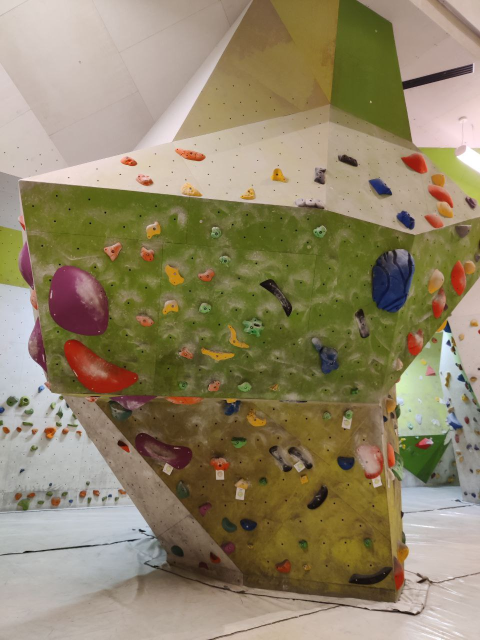
#> input picture Media/1_image_boulder.jpg, 960 x 1280 px (shown at 1/2 size); its folder holds only this picture in this run
$ python -i utils.py   (imports and definitions only)
#> lines starting #> are read from the running program, lines starting #| are printed output that depends on the picture; after the words box and inside, x2 and y2 are one past the last pixel; in counts of white or black regions, pixels touching at a corner belong together
#> further down, picture is the input picture: shape (1280, 960, 3); mean B, G, R 103.7, 132.5, 144.2
import cv2
from matplotlib import pyplot as plt
import os
import numpy as np

# Variabili globali
ix, iy = -1, -1
x1, y1 = -1, -1
drawing = False

# Function to draw the rectangle
# [38 lines left out: functions draw_rectangle, crop_image, display, not called in this run]

# Function to save the image
def save(filename, images):
    for i, image in enumerate(images):
        if not os.path.exists("assets/tests"):
            os.makedirs("assets/tests")
        path = "assets/tests/{}_{}.jpg".format(filename, i)
        cv2.imwrite(path, image)


# Function to find countours
def find_countour(img):
    orig_img = img.copy()
    imgray = cv2.cvtColor(img, cv2.COLOR_BGR2GRAY)
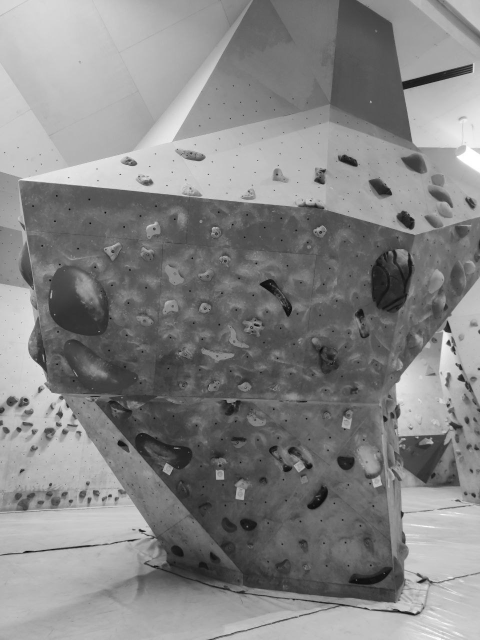
#> imgray: shape (1280, 960) (shown at 1/2 size); min 3, max 255, mean 132.7
    imgray_blur = cv2.GaussianBlur(imgray,(3,3),0)


    thresh, img_bw_33 = cv2.threshold(imgray, 128, 255, cv2.THRESH_BINARY | cv2.THRESH_OTSU)
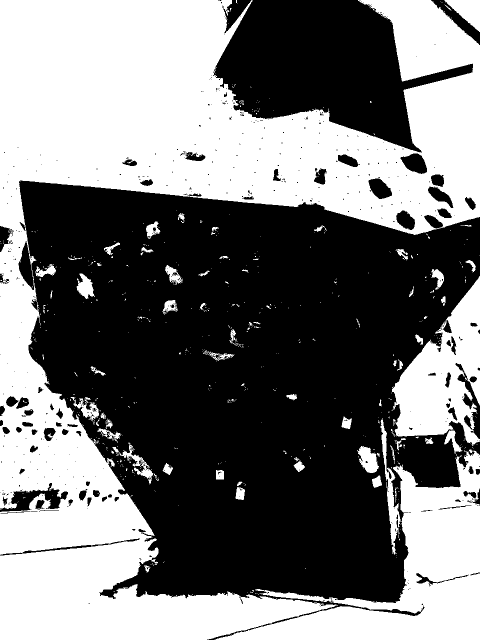
#> img_bw_33: shape (1280, 960) (shown at 1/2 size); 46.6% white; 635 white regions (558 under 20 px)
#> thresh = 135
    save("thresh", [img_bw_33])
#> the loop in save, `for i, image in enumerate(images):` made 1 pass
#> path on pass 1: 'assets/tests/thresh_0.jpg'

    _, thresh = cv2.threshold(img_bw_33, 127, 255, 0)
    contours, _ = cv2.findContours(thresh, cv2.RETR_TREE, cv2.CHAIN_APPROX_SIMPLE)
#> contours = 1397 contours, 1251 with area under 20; largest, box (x1, y1, x2, y2) and area: (0, 0, 960, 1280) 531231, (783, 552, 960, 892) 32024, (761, 836, 801, 1110) 2424, (888, 0, 960, 64) 2292, (36, 481, 69, 581) 1606

    filtered_contours = []

    for contour in contours:
        area = cv2.contourArea(contour)

        if area > 50 and area < 200:
            filtered_contours.append(contour)
#> this loop made 1397 passes
#> area on passes 13, 48, 49: 73.5, 21, 347.5
#> after the loop, filtered_contours = 57 contours; largest, box (x1, y1, x2, y2) and area: (47, 817, 68, 833) 190, (43, 843, 67, 855) 183, (876, 1010, 944, 1020) 177, (185, 979, 201, 995) 176, (791, 498, 816, 519) 176

    result_img = img.copy()
    cv2.drawContours(result_img, filtered_contours, -1, (0,0,255), 2)
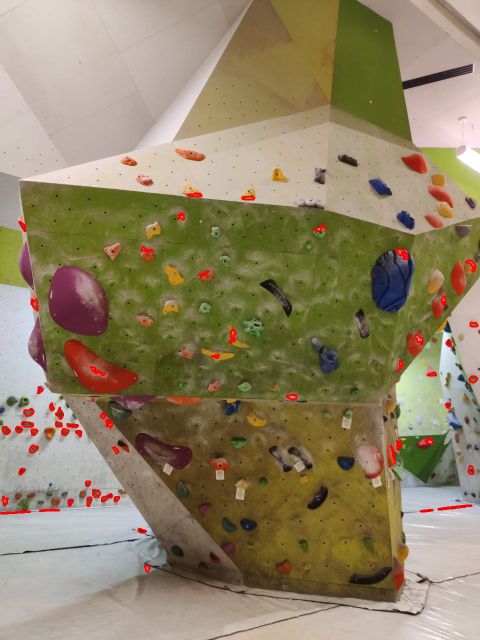
#> result_img: shape (1280, 960, 3) (shown at 1/2 size); 0.8% of pixels changed, all inside (x1, y1, x2, y2) = (0, 385, 957, 1146)
    return result_img, filtered_contours


# [92 lines left out: functions find_holds, find_route, resize_img, not called in this run]

>>> import cv2
>>> picture = cv2.imread('Media/1_image_boulder.jpg')
>>> result = find_countour(picture)

$ run again, on Media/2_image_lead.jpg
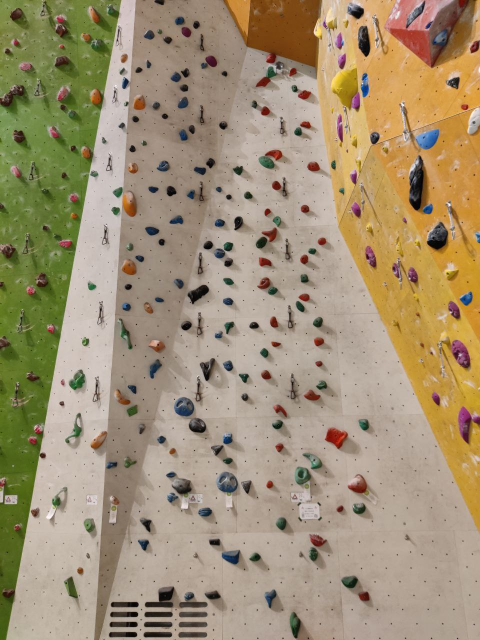
#> input picture Media/2_image_lead.jpg, 960 x 1280 px (shown at 1/2 size)
#> picture is the input picture: shape (1280, 960, 3); mean B, G, R 115.8, 144.8, 161
#> in find_countour, `thresh, img_bw_33 = cv2.threshold(imgray, 128, 255, cv2.THRESH_BINARY ..`:
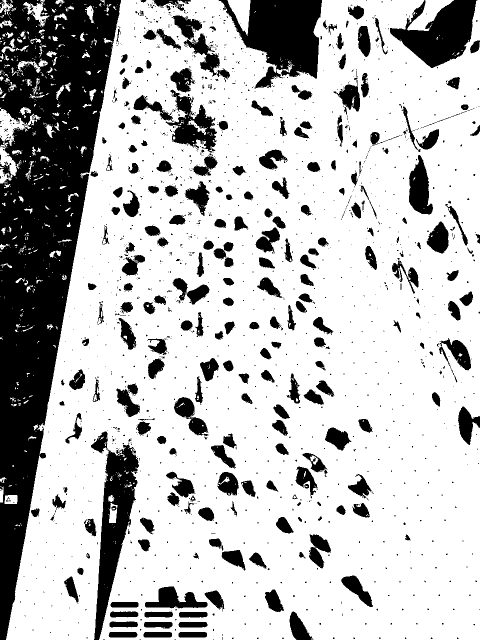
#> img_bw_33: shape (1280, 960) (shown at 1/2 size); 74% white; 1835 black regions (1568 under 20 px)
#> thresh = 128
#> the loop in save, `for i, image in enumerate(images):` made 1 pass
#> path on pass 1: 'assets/tests/thresh_0.jpg'
#> contours = 3212 contours, 2822 with area under 20; largest, box (x1, y1, x2, y2) and area: (12, 0, 960, 1280) 1005249, (330, 178, 435, 312) 6184, (345, 30, 441, 154) 3807, (817, 309, 867, 430) 3730, (0, 215, 82, 367) 3258
#> the loop in find_countour, `for contour in contours:` made 3212 passes
#> area on passes 21, 22, 25: 468, 89.5, 97.5
#> after the loop in find_countour, `for contour in contours:`: filtered_contours = 96 contours; largest, box (x1, y1, x2, y2) and area: (175, 565, 194, 581) 190, (257, 289, 275, 306) 186, (211, 309, 226, 343) 184, (90, 249, 111, 276) 181, (269, 133, 288, 148) 180
#> in find_countour, `cv2.drawContours(result_img, filtered_contours, -1, (0,0,255), 2)`:
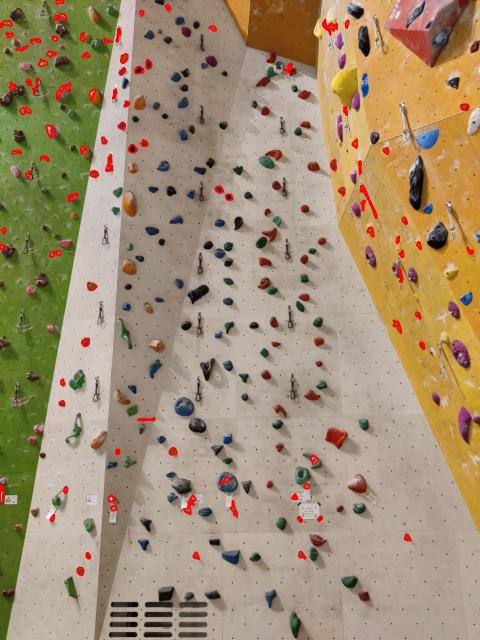
#> result_img: shape (1280, 960, 3) (shown at 1/2 size); 1.31% of pixels changed, all inside (x1, y1, x2, y2) = (0, 0, 948, 1152)

$ run again, on Media/img_lead_1_crop.jpg
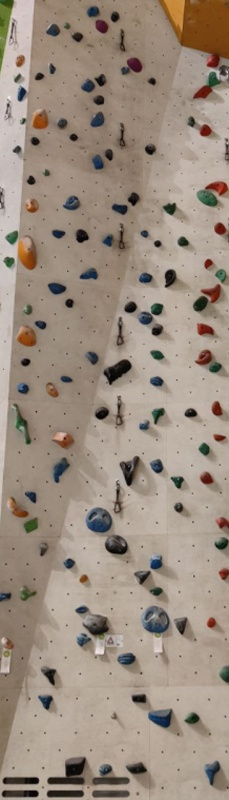
#> input picture Media/img_lead_1_crop.jpg, 229 x 800 px
#> picture is the input picture: shape (800, 229, 3); mean B, G, R 127.7, 141.3, 156
#> in find_countour, `thresh, img_bw_33 = cv2.threshold(imgray, 128, 255, cv2.THRESH_BINARY ..`:
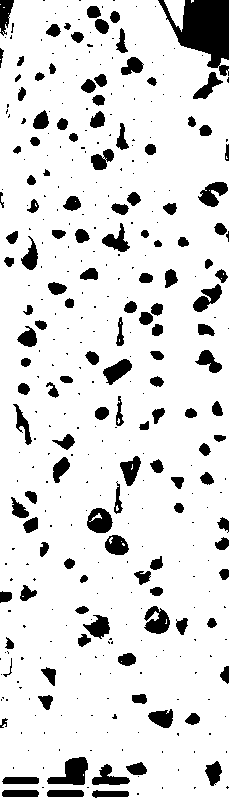
#> img_bw_33: shape (800, 229); 87.1% white; 391 black regions (256 under 20 px)
#> thresh = 110
#> the loop in save, `for i, image in enumerate(images):` made 1 pass
#> path on pass 1: 'assets/tests/thresh_0.jpg'
#> contours = 413 contours, 282 with area under 20; largest, box (x1, y1, x2, y2) and area: (0, 0, 229, 800) 177754, (46, 756, 89, 786) 728, (86, 507, 114, 534) 538, (143, 605, 171, 635) 532, (197, 181, 229, 208) 474
#> the loop in find_countour, `for contour in contours:` made 413 passes
#> area on passes 9, 10, 12: 342.5, 177753.5, 261
#> after the loop in find_countour, `for contour in contours:`: filtered_contours = 90 contours; largest, box (x1, y1, x2, y2) and area: (51, 433, 76, 451) 200, (164, 268, 179, 289) 196, (47, 281, 68, 296) 194, (22, 516, 39, 534) 190, (79, 267, 99, 281) 185
#> in find_countour, `cv2.drawContours(result_img, filtered_contours, -1, (0,0,255), 2)`:
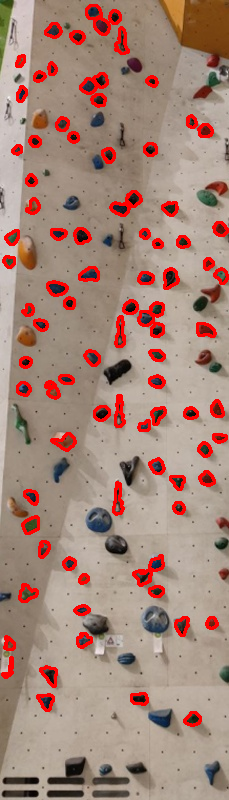
#> result_img: shape (800, 229, 3); 7.17% of pixels changed, all inside (x1, y1, x2, y2) = (1, 4, 229, 727)
